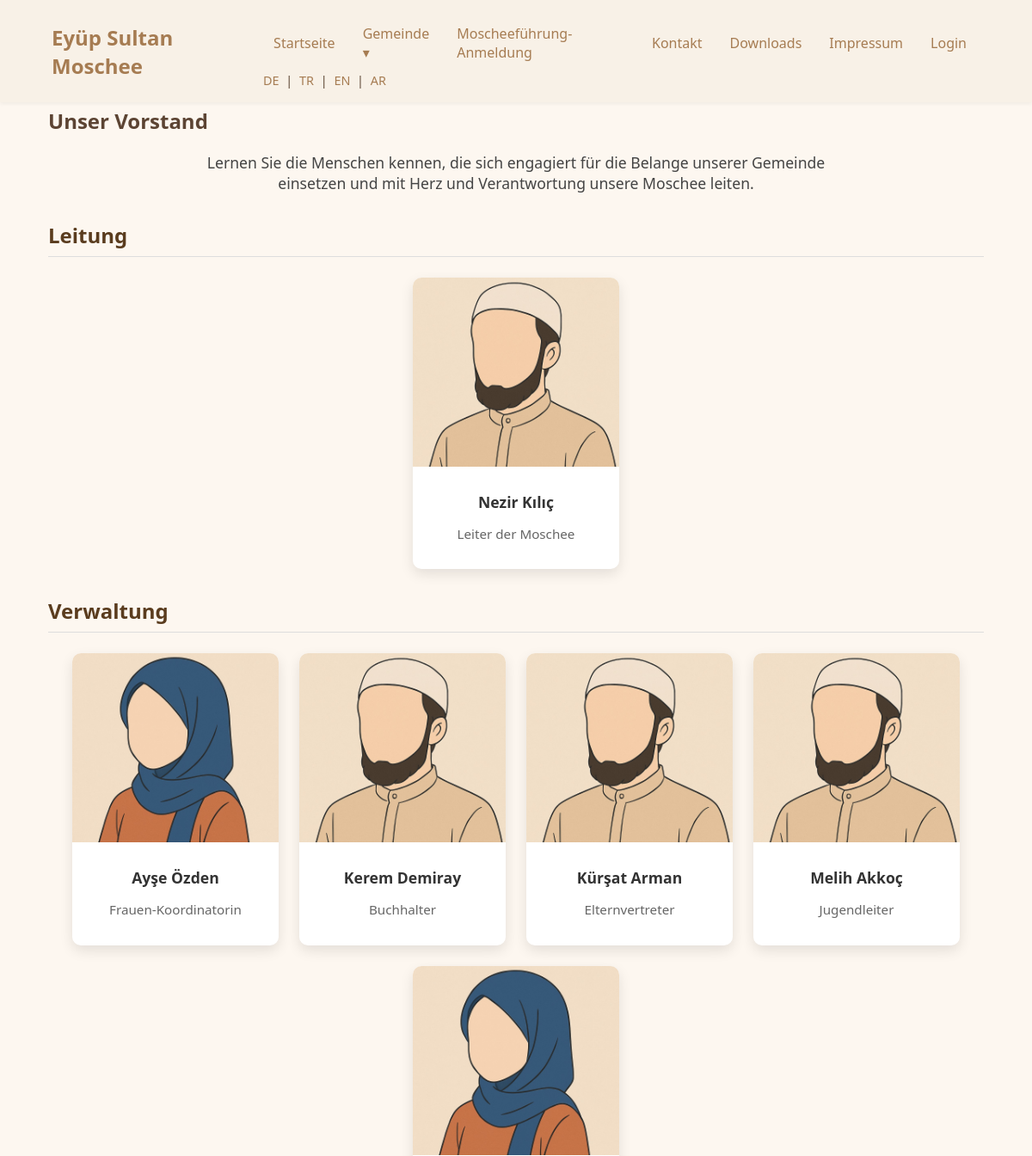
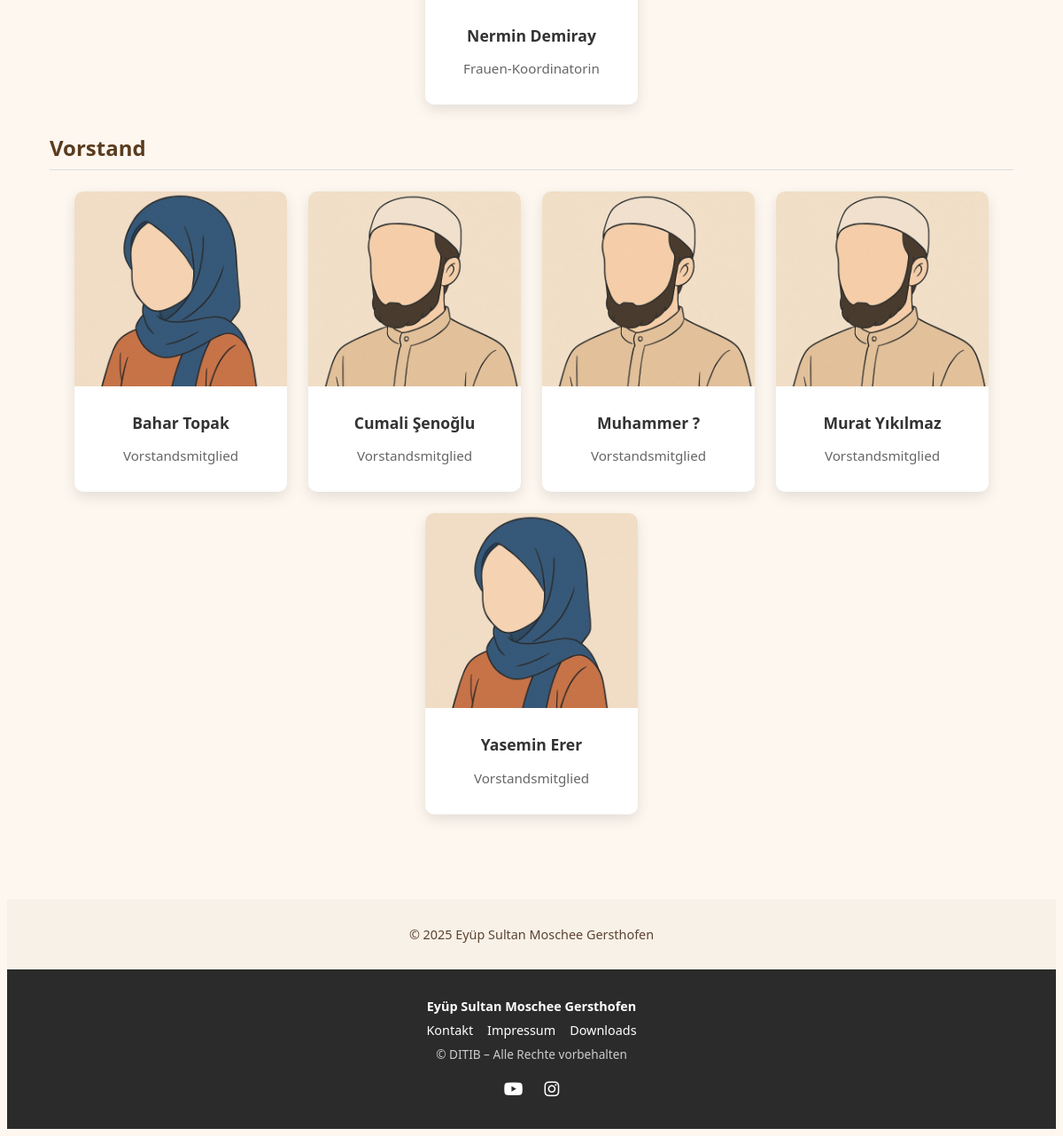
/gemeinde/vorstand/, run on the app's committed database (2 pictures, top to bottom).
### gemeinde/models.py (models this page shows, shortened)
class VorstandMitglied(models.Model):
    ROLLEN = [
        ('leiter', 'Leiter'),
        ('verwaltung', 'Verwaltung'),
        ('vorstand', 'Vorstand'),
    ]
    GESCHLECHTER = [
        ('maennlich', 'Männlich'),
        ('weiblich', 'Weiblich'),
    ]
    name = models.CharField(max_length=100)
    aufgabe = models.TextField()
    rolle = models.CharField(max_length=20, choices=ROLLEN)
    geschlecht = models.CharField(max_length=10, choices=GESCHLECHTER)
    bild = models.ImageField(upload_to='vorstandsbilder/', blank=True, null=True)
    class Meta:
        verbose_name = "Vorstandsmitglied"
        verbose_name_plural = "Vorstandsmitglieder"
        ordering = ['rolle', 'name']
    def bild_url(self):
        if self.bild:
            return self.bild.url
        elif self.geschlecht == 'weiblich':
            return '/static/images/female.png'
        else:
            return '/static/images/male.png'

### gemeinde/views.py (the view)
# urls.py: path('vorstand/', views.vorstand_view, name='vorstand'),
def vorstand_view(request):
    gruppen = {
        'leiter': VorstandMitglied.objects.filter(rolle='leiter'),
        'verwaltung': VorstandMitglied.objects.filter(rolle='verwaltung'),
        'vorstand': VorstandMitglied.objects.filter(rolle='vorstand'),
    }
    return render(request, 'gemeinde/vorstand.html', {'gruppen': gruppen})

### templates/gemeinde/vorstand.html
{% extends 'base.html' %}
{% block content %}
<div class="vorstand-wrapper">
  <h2>Unser Vorstand</h2>
  <p class="vorstand-einleitung">
    Lernen Sie die Menschen kennen, die sich engagiert für die Belange unserer Gemeinde einsetzen und mit Herz und Verantwortung unsere Moschee leiten.
  </p>
  {% for rollenname, mitglieder in gruppen.items %}
    {% if mitglieder %}
      <h3 class="rollen-titel">
        {% if rollenname == 'leiter' %}Leitung{% elif rollenname == 'verwaltung' %}Verwaltung{% else %}Vorstand{% endif %}
      </h3>
      <div class="vorstand-grid">
        {% for person in mitglieder %}
          <div class="vorstand-karte">
            <div class="bild-wrapper">
              <img src="{{ person.bild_url }}" alt="{{ person.name }}">
            </div>
            <div class="text-wrapper">
              <h4>{{ person.name }}</h4>
              <p>{{ person.aufgabe }}</p>
            </div>
          </div>
        {% endfor %}
      </div>
    {% endif %}
  {% endfor %}
</div>
{% endblock %}

### templates/base.html (shortened to what this page needs)
<!DOCTYPE html>
<html lang="de">
{% load static %}
<head>
    <link rel="stylesheet" href="{% static 'css/style.css' %}">
    <link rel="stylesheet" href="https://cdnjs.cloudflare.com/ajax/libs/font-awesome/6.4.0/css/all.min.css">
</head>
<body>
    <header class="navbar">
        <div class="container">
            <div class="logo">
                <a href="/">Eyüp Sultan Moschee</a>
            </div>
            <nav id="nav-menu" class="nav-menu">
                <ul class="nav-links">
                    <li><a href="/">Startseite</a></li>
                    <li class="dropdown">
                        <a href="#">Gemeinde ▾</a>
                    </li>
                    <li><a href="/fuehrung/anmeldung">Moscheeführung-Anmeldung</a></li>
                    <li><a href="/kontakt">Kontakt</a></li>
                    <li><a href="/downloads">Downloads</a></li>
                    <li><a href="/impressum">Impressum</a></li>
                    <li><a href="/accounts/login/">Login</a></li>
                </ul>
                <div class="language-switcher">
                    <a href="#">DE</a> |
                    <a href="#">TR</a> |
                    <a href="#">EN</a> |
                    <a href="#">AR</a>
                </div>
            </nav>
        </div>
    </header>
    <main class="main-content">
        {% block content %}
        {% endblock %}
    </main>
    <footer class="footer">
        <p>© 2025 Eyüp Sultan Moschee Gersthofen</p>
    </footer>
</body>
<footer class="site-footer">
    <div class="footer-inner">
      <div class="footer-center">
        <div class="footer-title">Eyüp Sultan Moschee Gersthofen</div>
        <div class="footer-links">
          <a href="/kontakt">Kontakt</a>
          <a href="/impressum">Impressum</a>
          <a href="/downloads">Downloads</a>
        </div>
        <div class="footer-copy">© DITIB – Alle Rechte vorbehalten</div>
      </div>
      <div class="footer-social">
        <a href="https://www.youtube.com/@DitibJugendGersthofen" target="_blank" rel="noopener" aria-label="YouTube">
          <i class="fab fa-youtube"></i>
        </a>
        <a href="https://www.instagram.com/ditib_jugend_gersthofen/" target="_blank" rel="noopener" aria-label="Instagram">
          <i class="fab fa-instagram"></i>
        </a>
      </div>
    </div>
  </footer>
</html>

### static/css/style.css (style rules this page uses)
body { font-family: 'Segoe UI', Tahoma, Geneva, Verdana, sans-serif; background-color: #fdf7f0; color: #5c4433; }
header { position: fixed; top: 0; left: 0; width: 100%; z-index: 1000; background-color: #dfb584c4; box-shadow: 0 2px 4px rgba(0, 0, 0, 0.05); }
main { padding-top: 80px; }
.navbar { background-color: #f8f1e7;; padding: 1rem 0; box-shadow: 0 2px 4px rgba(0,0,0,0.05); }
.container { width: 90%; margin: auto; display: flex; align-items: center; justify-content: space-between; }
.logo a { font-size: 1.5rem; color: #a67c52; text-decoration: none; font-weight: bold; }
.nav-links { list-style: none; display: flex; align-items: center; margin: 0; padding: 0; }
.nav-links li { position: relative; }
.nav-links a { color: #a67c52; text-decoration: none; padding: 0.75rem 1rem; display: block; transition: color 0.3s; }
.language-switcher { font-size: 0.9rem; }
.language-switcher a { color: #a67c52; text-decoration: none; margin: 0 0.25rem; }
.main-content { padding: 2rem; min-height: 80vh; }
.footer { text-align: center; padding: 1rem; background-color: #f8f1e7; font-size: 0.9rem; }
.site-footer { background-color: #2b2b2b; color: #fff; padding: 2rem 1rem; font-size: 0.9rem; }
.footer-inner { max-width: 1200px; margin: 0 auto; display: flex; justify-content: space-between; align-items: center; flex-wrap: wrap; }
.footer-center { flex: 1 1 100%; text-align: center; margin-bottom: 1rem; }
.footer-title { font-weight: bold; margin-bottom: 0.5rem; }
.footer-links { display: flex; justify-content: center; gap: 1rem; margin-bottom: 0.5rem; }
.footer-links a { color: #fff; text-decoration: none; }
.footer-copy { font-size: 0.85rem; color: #ccc; }
.footer-social { display: flex; gap: 1.5rem; justify-content: center; flex: 1 1 100%; }
.footer-social a { color: #fff; font-size: 1.2rem; }
body { background-image: url('/static/images/hintergrund.jpg'); background-size: cover; background-repeat: no-repeat; background-position: center; background-attachment: fixed; }
.vorstand-wrapper { max-width: 1200px; margin: 3rem auto; padding: 1rem; }
.rollen-titel { margin-top: 2rem; font-size: 1.5rem; color: #5a3c1e; border-bottom: 1px solid #ddd; padding-bottom: 0.5rem; }
.vorstand-grid { display: flex; flex-wrap: wrap; gap: 1.5rem; justify-content: flex-start; justify-content: center; }
.vorstand-karte { flex: 1 1 200px; max-width: 240px; background: white; border-radius: 10px; box-shadow: 0 6px 15px rgba(0,0,0,0.1); overflow: hidden; text-align: center; justify-content: center; }
.bild-wrapper img { width: 100%; height: 220px; object-fit: cover; }
.text-wrapper { padding: 1rem; }
.text-wrapper h4 { margin: 0.5rem 0; font-size: 1.1rem; color: #333; }
.text-wrapper p { font-size: 0.95rem; color: #666; }
.vorstand-einleitung { max-width: 800px; margin: 0 auto 2rem auto; font-size: 1.1rem; color: #444; text-align: center; }

### data on the page
VorstandMitglied: name "Nezir Kılıç", aufgabe "Leiter der Moschee"
VorstandMitglied: name "Ayşe Özden", aufgabe "Frauen-Koordinatorin"
VorstandMitglied: name "Kerem Demiray", aufgabe "Buchhalter"
VorstandMitglied: name "Kürşat Arman", aufgabe "Elternvertreter"
VorstandMitglied: name "Melih Akkoç", aufgabe "Jugendleiter"
VorstandMitglied: name "Nermin Demiray", aufgabe "Frauen-Koordinatorin"
VorstandMitglied: name "Bahar Topak", aufgabe "Vorstandsmitglied"
VorstandMitglied: name "Cumali Şenoğlu", aufgabe "Vorstandsmitglied"
VorstandMitglied: name "Muhammer ?", aufgabe "Vorstandsmitglied"
VorstandMitglied: name "Murat Yıkılmaz", aufgabe "Vorstandsmitglied"
VorstandMitglied: name "Yasemin Erer", aufgabe "Vorstandsmitglied"
